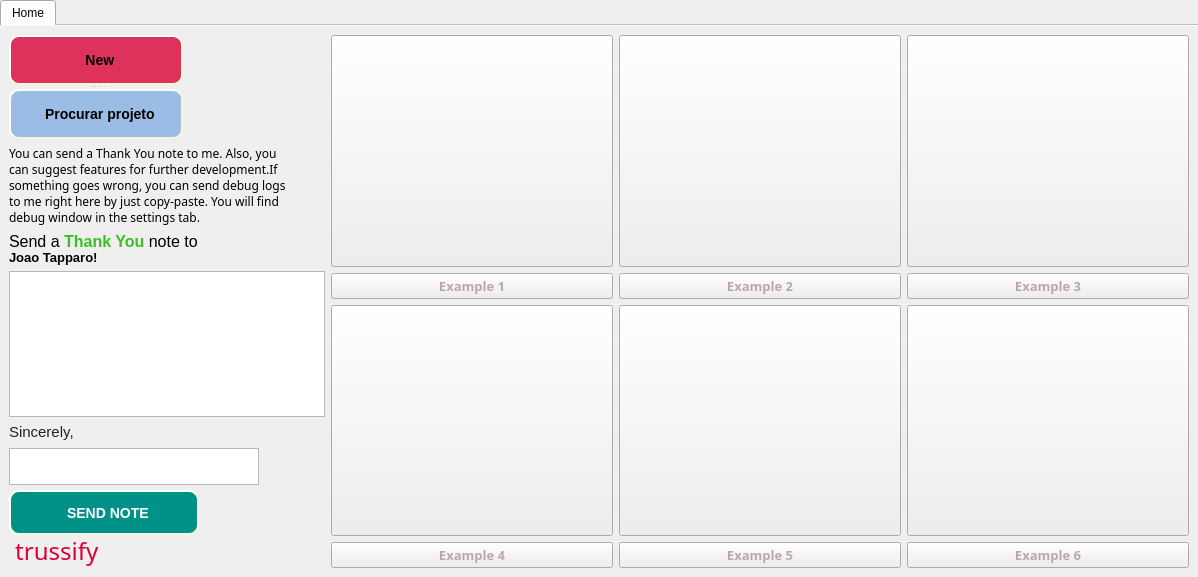
      <widget class="QWidget" name="scrollAreaWidgetContents">
       <property name="geometry">
        <rect>
         <x>0</x>
         <y>0</y>
         <width>1198</width>
         <height>577</height>
        </rect>
       </property>
       <layout class="QHBoxLayout" name="horizontalLayout">
        <property name="spacing">
         <number>0</number>
        </property>
        <property name="leftMargin">
         <number>0</number>
        </property>
        <property name="topMargin">
         <number>0</number>
        </property>
        <property name="rightMargin">
         <number>0</number>
        </property>
        <property name="bottomMargin">
         <number>0</number>
        </property>
        <item>
         <widget class="QTabWidget" name="tabWidget">
          <property name="tabPosition">
           <enum>QTabWidget::North</enum>
          </property>
          <property name="tabShape">
           <enum>QTabWidget::Rounded</enum>
          </property>
          <property name="currentIndex">
           <number>0</number>
          </property>
          <property name="elideMode">
           <enum>Qt::ElideNone</enum>
          </property>
          <property name="documentMode">
           <bool>true</bool>
          </property>
          <property name="movable">
           <bool>false</bool>
          </property>
          <property name="tabBarAutoHide">
           <bool>false</bool>
          </property>
          <widget class="QWidget" name="tab">
           <attribute name="icon">
            <iconset resource="resource.qrc">
             <normaloff>:/newPrefix/home.png</normaloff>:/newPrefix/home.png</iconset>
           </attribute>
           <attribute name="title">
            <string>Home</string>
           </attribute>
           <layout class="QGridLayout" name="gridLayout_2">
            <property name="leftMargin">
             <number>0</number>
            </property>
            <property name="topMargin">
             <number>0</number>
            </property>
            <property name="rightMargin">
             <number>0</number>
            </property>
            <property name="bottomMargin">
             <number>0</number>
            </property>
            <property name="spacing">
             <number>0</number>
            </property>
            <item row="0" column="0">
             <widget class="QStackedWidget" name="stackedWidget">
              <property name="currentIndex">
               <number>0</number>
              </property>
              <widget class="QWidget" name="page_intro">
               <layout class="QGridLayout" name="gridLayout_4">
                <item row="0" column="0">
                 <widget class="QSplitter" name="splitter">
                  <property name="orientation">
                   <enum>Qt::Vertical</enum>
                  </property>
                  <widget class="QPushButton" name="pushButton_new">
                   <property name="minimumSize">
                    <size>
                     <width>174</width>
                     <height>0</height>
                    </size>
                   </property>
                   <property name="maximumSize">
                    <size>
                     <width>150</width>
                     <height>50</height>
                    </size>
                   </property>
                   <property name="cursor">
                    <cursorShape>PointingHandCursor</cursorShape>
                   </property>
                   <property name="toolTip">
                    <string>Create a new project</string>
                   </property>
                   <property name="statusTip">
                    <string/>
                   </property>
                   <property name="whatsThis">
                    <string/>
                   </property>
                   <property name="styleSheet">
                    <string notr="true">QPushButton {
	background-color: rgb(222, 49, 92);
    border-style: outset;
    border-width: 2px;
    border-radius: 10px;
    border-color: beige;
    font: bold 14px;
    min-width: 10em;
}
QPushButton:hover {
	background-color: rgb(218, 0, 55);
    border-style: inset;
}
</string>
                   </property>
                   <property name="text">
                    <string>
  New
</string>
                   </property>
                   <property name="icon">
                    <iconset resource="resource.qrc">
                     <normaloff>:/newPrefix/new-file.png</normaloff>:/newPrefix/new-file.png</iconset>
                   </property>
                  </widget>
                  <widget class="QPushButton" name="pushButton_open">
                   <property name="minimumSize">
                    <size>
                     <width>174</width>
                     <height>0</height>
                    </size>
                   </property>
                   <property name="maximumSize">
                    <size>
                     <width>150</width>
                     <height>50</height>
                    </size>
                   </property>
                   <property name="cursor">
                    <cursorShape>PointingHandCursor</cursorShape>
                   </property>
                   <property name="toolTip">
                    <string>Open an existing project</string>
                   </property>
                   <property name="styleSheet">
                    <string notr="true">QPushButton {
	background-color: rgb(154, 188, 229);
    border-style: outset;
    border-width: 2px;
    border-radius: 10px;
    border-color: beige;
    font: bold 14px;
    min-width: 10em;
}
QPushButton:hover {
	background-color: rgb(143, 176, 213);
    border-style: inset;
}
</string>
                   </property>
                   <property name="text">
                    <string>
  Procurar projeto
</string>
                   </property>
                   <property name="icon">
                    <iconset resource="resource.qrc">
                     <normaloff>:/newPrefix/open-envelope.png</normaloff>:/newPrefix/open-envelope.png</iconset>
                   </property>
                  </widget>
                 </widget>
                </item>
                <item row="5" column="0">
                 <widget class="QPlainTextEdit" name="plainTextName">
                  <property name="minimumSize">
                   <size>
                    <width>0</width>
                    <height>37</height>
                   </size>
                  </property>
                  <property name="maximumSize">
                   <size>
                    <width>250</width>
                    <height>35</height>
                   </size>
                  </property>
                  <property name="font">
                   <font>
                    <family>Segoe Print</family>
                    <pointsize>9</pointsize>
                   </font>
                  </property>
                  <property name="styleSheet">
                   <string notr="true"/>
                  </property>
                 </widget>
                </item>
                <item row="4" column="0">
                 <widget class="QLabel" name="label_4">
                  <property name="text">
                   <string>&lt;html&gt;&lt;head/&gt;&lt;body&gt;&lt;p&gt;&lt;span style=&quot; font-family:'Raleway','HelveticaNeue','Helvetica Neue','Helvetica','Arial','sans-serif'; font-size:11pt; color:#222222;&quot;&gt;Sincerely,&lt;/span&gt;&lt;/p&gt;&lt;/body&gt;&lt;/html&gt;</string>
                  </property>
                 </widget>
                </item>
                <item row="7" column="0">
                 <spacer name="verticalSpacer">
                  <property name="orientation">
                   <enum>Qt::Vertical</enum>
                  </property>
                  <property name="sizeHint" stdset="0">
                   <size>
                    <width>20</width>
                    <height>40</height>
                   </size>
                  </property>
                 </spacer>
                </item>
                <item row="6" column="0">
                 <widget class="QPushButton" name="pushButton_sendNote">
                  <property name="maximumSize">
                   <size>
                    <width>190</width>
                    <height>45</height>
                   </size>
                  </property>
                  <property name="styleSheet">
                   <string notr="true">QPushButton {
	background-color: rgb(0, 145, 136);
	color: rgb(255, 255, 255);
    border-style: outset;
    border-width: 2px;
    border-radius: 10px;
    border-color: beige;
    font: bold 14px;
    min-width: 10em;
}
QPushButton:hover {
	background-color: rgb(0, 145, 136);
    border-style: inset;
}
</string>
                  </property>
                  <property name="text">
                   <string>
  SEND NOTE
</string>
                  </property>
                  <property name="icon">
                   <iconset resource="resource.qrc">
                    <normaloff>:/newPrefix/message.png</normaloff>:/newPrefix/message.png</iconset>
                  </property>
                 </widget>
                </item>
                <item row="1" column="0">
                 <widget class="QLabel" name="label_2">
                  <property name="maximumSize">
                   <size>
                    <width>300</width>
                    <height>100</height>
                   </size>
                  </property>
                  <property name="font">
                   <font>
                    <family>Segoe UI Semibold</family>
                   </font>
                  </property>
                  <property name="text">
                   <string>You can send a Thank You note to me. Also, you
can suggest features for further development.If 
something goes wrong, you can send debug logs
to me right here by just copy-paste. You will find
debug window in the settings tab.</string>
                  </property>
                 </widget>
                </item>
                <item row="2" column="0">
                 <widget class="QLabel" name="label_3">
                  <property name="maximumSize">
                   <size>
                    <width>300</width>
                    <height>16777215</height>
                   </size>
                  </property>
                  <property name="text">
                   <string>&lt;html&gt;&lt;head/&gt;&lt;body&gt;&lt;p&gt;&lt;span style=&quot; font-size:12pt;&quot;&gt;Send a &lt;/span&gt;&lt;span style=&quot; font-size:12pt; font-weight:600; color:#3ac025;&quot;&gt;Thank You&lt;/span&gt;&lt;span style=&quot; font-size:12pt;&quot;&gt; note to&lt;/span&gt;&lt;br/&gt;&lt;span style=&quot; font-size:10pt; font-weight:600;&quot;&gt;Joao Tapparo!&lt;/span&gt;&lt;/p&gt;&lt;/body&gt;&lt;/html&gt;</string>
                  </property>
                 </widget>
                </item>
                <item row="0" column="1" rowspan="9">
                 <layout class="QGridLayout" name="gridLayout">
                  <item row="0" column="0">
                   <widget class="QPushButton" name="photo_example">
                    <property name="sizePolicy">
                     <sizepolicy hsizetype="Minimum" vsizetype="Minimum">
                      <horstretch>0</horstretch>
                      <verstretch>0</verstretch>
                     </sizepolicy>
                    </property>
                    <property name="minimumSize">
                     <size>
                      <width>282</width>
                      <height>0</height>
                     </size>
                    </property>
                    <property name="maximumSize">
                     <size>
                      <width>16777215</width>
                      <height>16777215</height>
                     </size>
                    </property>
                    <property name="cursor">
                     <cursorShape>PointingHandCursor</cursorShape>
                    </property>
                    <property name="toolTip">
                     <string>Example 1</string>
                    </property>
                    <property name="styleSheet">
                     <string notr="true">border-image: url(:/newPrefix/Example/Example 1.svg);</string>
                    </property>
                    <property name="text">
                     <string/>
                    </property>
                   </widget>
                  </item>
                  <item row="0" column="2">
                   <widget class="QPushButton" name="photo_example_3">
                    <property name="sizePolicy">
                     <sizepolicy hsizetype="Minimum" vsizetype="Minimum">
                      <horstretch>0</horstretch>
                      <verstretch>0</verstretch>
                     </sizepolicy>
                    </property>
                    <property name="minimumSize">
                     <size>
                      <width>282</width>
                      <height>0</height>
                     </size>
                    </property>
                    <property name="maximumSize">
                     <size>
                      <width>16777215</width>
                      <height>16777215</height>
                     </size>
                    </property>
                    <property name="cursor">
                     <cursorShape>PointingHandCursor</cursorShape>
                    </property>
                    <property name="toolTip">
                     <string>Example 3</string>
                    </property>
                    <property name="styleSheet">
                     <string notr="true">border-image: url(:/newPrefix/Example/deflection.svg);</string>
                    </property>
                    <property name="text">
                     <string/>
                    </property>
                   </widget>
                  </item>
                  <item row="1" column="2">
                   <widget class="QPushButton" name="pushButton_example_3">
                    <property name="font">
                     <font>
                      <family>Segoe UI Semibold</family>
                      <pointsize>10</pointsize>
                      <weight>75</weight>
                      <bold>true</bold>
                     </font>
                    </property>
                    <property name="cursor">
                     <cursorShape>PointingHandCursor</cursorShape>
                    </property>
                    <property name="styleSheet">
                     <string notr="true">color: rgb(191, 165, 167);</string>
                    </property>
                    <property name="text">
                     <string>Example 3</string>
                    </property>
                   </widget>
                  </item>
                  <item row="1" column="1">
                   <widget class="QPushButton" name="pushButton_example_2">
                    <property name="font">
                     <font>
                      <family>Segoe UI Semibold</family>
                      <pointsize>10</pointsize>
                      <weight>75</weight>
                      <bold>true</bold>
                     </font>
                    </property>
                    <property name="cursor">
                     <cursorShape>PointingHandCursor</cursorShape>
                    </property>
                    <property name="styleSheet">
                     <string notr="true">color: rgb(191, 165, 167);</string>
                    </property>
                    <property name="text">
                     <string>Example 2</string>
                    </property>
                   </widget>
                  </item>
                  <item row="2" column="0">
                   <widget class="QPushButton" name="photo_example_4">
                    <property name="sizePolicy">
                     <sizepolicy hsizetype="Minimum" vsizetype="Minimum">
                      <horstretch>0</horstretch>
                      <verstretch>0</verstretch>
                     </sizepolicy>
                    </property>
                    <property name="minimumSize">
                     <size>
                      <width>282</width>
                      <height>0</height>
                     </size>
                    </property>
                    <property name="maximumSize">
                     <size>
                      <width>16777215</width>
                      <height>16777215</height>
                     </size>
                    </property>
                    <property name="cursor">
                     <cursorShape>PointingHandCursor</cursorShape>
                    </property>
                    <property name="toolTip">
                     <string>Example 4</string>
                    </property>
                    <property name="styleSheet">
                     <string notr="true">border-image: url(:/newPrefix/Example/bigtruss.svg);</string>
                    </property>
                    <property name="text">
                     <string/>
                    </property>
                   </widget>
                  </item>
                  <item row="0" column="1">
                   <widget class="QPushButton" name="photo_example_2">
                    <property name="sizePolicy">
                     <sizepolicy hsizetype="Minimum" vsizetype="Minimum">
                      <horstretch>0</horstretch>
                      <verstretch>0</verstretch>
                     </sizepolicy>
                    </property>
                    <property name="minimumSize">
                     <size>
                      <width>282</width>
                      <height>0</height>
                     </size>
                    </property>
                    <property name="maximumSize">
                     <size>
                      <width>16777215</width>
                      <height>16777215</height>
                     </size>
                    </property>
                    <property name="cursor">
                     <cursorShape>PointingHandCursor</cursorShape>
                    </property>
                    <property name="toolTip">
                     <string>Example 2</string>
                    </property>
                    <property name="styleSheet">
                     <string notr="true">border-image: url(:/newPrefix/Example/assignment_2.svg);</string>
                    </property>
                    <property name="text">
                     <string/>
                    </property>
                   </widget>
                  </item>
                  <item row="2" column="1">
                   <widget class="QPushButton" name="photo_example_5">
                    <property name="sizePolicy">
                     <sizepolicy hsizetype="Minimum" vsizetype="Minimum">
                      <horstretch>0</horstretch>
                      <verstretch>0</verstretch>
                     </sizepolicy>
                    </property>
                    <property name="minimumSize">
                     <size>
                      <width>282</width>
                      <height>0</height>
                     </size>
                    </property>
                    <property name="maximumSize">
                     <size>
                      <width>16777215</width>
                      <height>16777215</height>
                     </size>
                    </property>
                    <property name="cursor">
                     <cursorShape>PointingHandCursor</cursorShape>
                    </property>
                    <property name="toolTip">
                     <string>Example 5</string>
                    </property>
                    <property name="styleSheet">
                     <string notr="true">border-image: url(:/newPrefix/Example/Petit_truss.svg);</string>
                    </property>
                    <property name="text">
                     <string/>
                    </property>
                   </widget>
                  </item>
                  <item row="1" column="0">
                   <widget class="QPushButton" name="pushButton_example">
                    <property name="font">
                     <font>
                      <family>Segoe UI Semibold</family>
                      <pointsize>10</pointsize>
                      <weight>75</weight>
                      <bold>true</bold>
                     </font>
                    </property>
                    <property name="cursor">
                     <cursorShape>PointingHandCursor</cursorShape>
                    </property>
                    <property name="styleSheet">
                     <string notr="true">color: rgb(191, 165, 167);</string>
                    </property>
                    <property name="text">
                     <string>Example 1</string>
                    </property>
                   </widget>
                  </item>
                  <item row="2" column="2">
                   <widget class="QPushButton" name="photo_example_6">
                    <property name="sizePolicy">
                     <sizepolicy hsizetype="Minimum" vsizetype="Minimum">
                      <horstretch>0</horstretch>
                      <verstretch>0</verstretch>
                     </sizepolicy>
                    </property>
                    <property name="minimumSize">
                     <size>
                      <width>282</width>
                      <height>0</height>
                     </size>
                    </property>
                    <property name="maximumSize">
                     <size>
                      <width>16777215</width>
                      <height>16777215</height>
                     </size>
                    </property>
                    <property name="cursor">
                     <cursorShape>PointingHandCursor</cursorShape>
                    </property>
                    <property name="toolTip">
                     <string>Example 6</string>
                    </property>
                    <property name="styleSheet">
                     <string notr="true">border-image: url(:/newPrefix/Example/cantilever.svg);</string>
                    </property>
                    <property name="text">
                     <string/>
                    </property>
                   </widget>
                  </item>
                  <item row="3" column="1">
                   <widget class="QPushButton" name="pushButton_example_5">
                    <property name="font">
                     <font>
                      <family>Segoe UI Semibold</family>
                      <pointsize>10</pointsize>
                      <weight>75</weight>
                      <bold>true</bold>
                     </font>
                    </property>
                    <property name="cursor">
                     <cursorShape>PointingHandCursor</cursorShape>
                    </property>
                    <property name="styleSheet">
                     <string notr="true">color: rgb(191, 165, 167);</string>
                    </property>
                    <property name="text">
                     <string>Example 5</string>
                    </property>
                   </widget>
                  </item>
                  <item row="3" column="2">
                   <widget class="QPushButton" name="pushButton_example_6">
                    <property name="font">
                     <font>
                      <family>Segoe UI Semibold</family>
                      <pointsize>10</pointsize>
                      <weight>75</weight>
                      <bold>true</bold>
                     </font>
                    </property>
                    <property name="cursor">
                     <cursorShape>PointingHandCursor</cursorShape>
                    </property>
                    <property name="styleSheet">
                     <string notr="true">color: rgb(191, 165, 167);</string>
                    </property>
                    <property name="text">
                     <string>Example 6</string>
                    </property>
                   </widget>
                  </item>
                  <item row="3" column="0">
                   <widget class="QPushButton" name="pushButton_example_4">
                    <property name="font">
                     <font>
                      <family>Segoe UI Semibold</family>
                      <pointsize>10</pointsize>
                      <weight>75</weight>
                      <bold>true</bold>
                     </font>
                    </property>
                    <property name="cursor">
                     <cursorShape>PointingHandCursor</cursorShape>
                    </property>
                    <property name="styleSheet">
                     <string notr="true">color: rgb(191, 165, 167);</string>
                    </property>
                    <property name="text">
                     <string>Example 4</string>
                    </property>
                   </widget>
                  </item>
                 </layout>
                </item>
                <item row="3" column="0">
                 <widget class="QPlainTextEdit" name="plainTextMessage">
                  <property name="minimumSize">
                   <size>
                    <width>290</width>
                    <height>0</height>
                   </size>
                  </property>
                  <property name="maximumSize">
                   <size>
                    <width>350</width>
                    <height>300</height>
                   </size>
                  </property>
                  <property name="font">
                   <font>
                    <family>Segoe Print</family>
                    <pointsize>10</pointsize>
                   </font>
                  </property>
                  <property name="plainText">
                   <string/>
                  </property>
                  <property name="placeholderText">
                   <string>Dear Joao Tapparo,                                     Thank you for ...</string>
                  </property>
                 </widget>
                </item>
                <item row="8" column="0">
                 <widget class="QLabel" name="label">
                  <property name="minimumSize">
                   <size>
                    <width>300</width>
                    <height>0</height>
                   </size>
                  </property>
                  <property name="maximumSize">
                   <size>
                    <width>16777215</width>
                    <height>27</height>
                   </size>
                  </property>
                  <property name="font">
                   <font>
                    <family>Old English Text MT</family>
                    <pointsize>18</pointsize>
                   </font>
                  </property>
                  <property name="toolTip">
                   <string/>
                  </property>
                  <property name="styleSheet">
                   <string notr="true">color: rgb(218, 0, 55);</string>
                  </property>
                  <property name="text">
                   <string> trussify</string>
                  </property>
                  <property name="alignment">
                   <set>Qt::AlignBottom|Qt::AlignLeading|Qt::AlignLeft</set>
                  </property>
                 </widget>
                </item>
               </layout>
              </widget>
              <widget class="QWidget" name="page_main"/>
             </widget>
            </item>
           </layout>
          </widget>
         </widget>
        </item>
       </layout>
      </widget>
